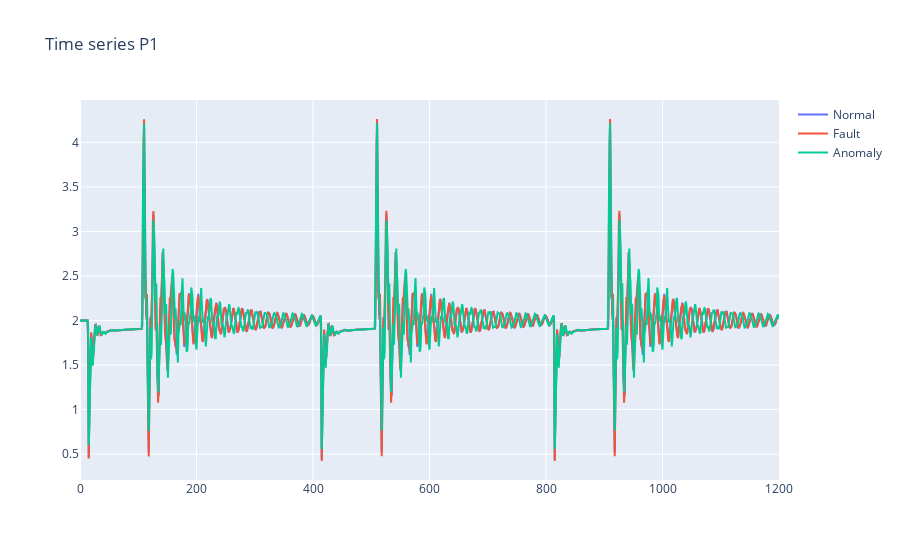

Notebook code cell kept with this figure:
### Code cell
fig = go.Figure()

fig.add_trace(go.Scatter(x=list(range(len(dfs_train[60]["P1"]))), y=dfs_train[40]["P1"], mode='lines', name='Normal'))

fig.add_trace(go.Scatter(x=list(range(len(dfs_train[109]["P1"]))), y=dfs_train[108]["P1"],mode='lines', name='Fault'))

fig.add_trace(go.Scatter(x=list(range(len(dfs_train[170]["P1"]))), y=dfs_train[170]["P1"], mode='lines', name='Anomaly'))

fig.update_layout(title='Time series P1')

fig.show()

### Figure 1 — Plotly figure (JSON) as saved in the notebook; plotly's stock layout.template omitted (floating-point values rounded to 4 significant figures; data arrays with more than 128 entries replaced by an {"elided": "..."} marker saying what was removed)
{"data": [{"mode": "lines", "name": "Normal", "type": "scatter", "x": {"elided": "1201 int values"}, "y": {"elided": "1201 float values"}}, {"mode": "lines", "name": "Fault", "type": "scatter", "x": {"elided": "1201 int values"}, "y": {"elided": "1201 float values"}}, {"mode": "lines", "name": "Anomaly", "type": "scatter", "x": {"elided": "1201 int values"}, "y": {"elided": "1201 float values"}}], "layout": {"title": {"text": "Time series P1"}}}
